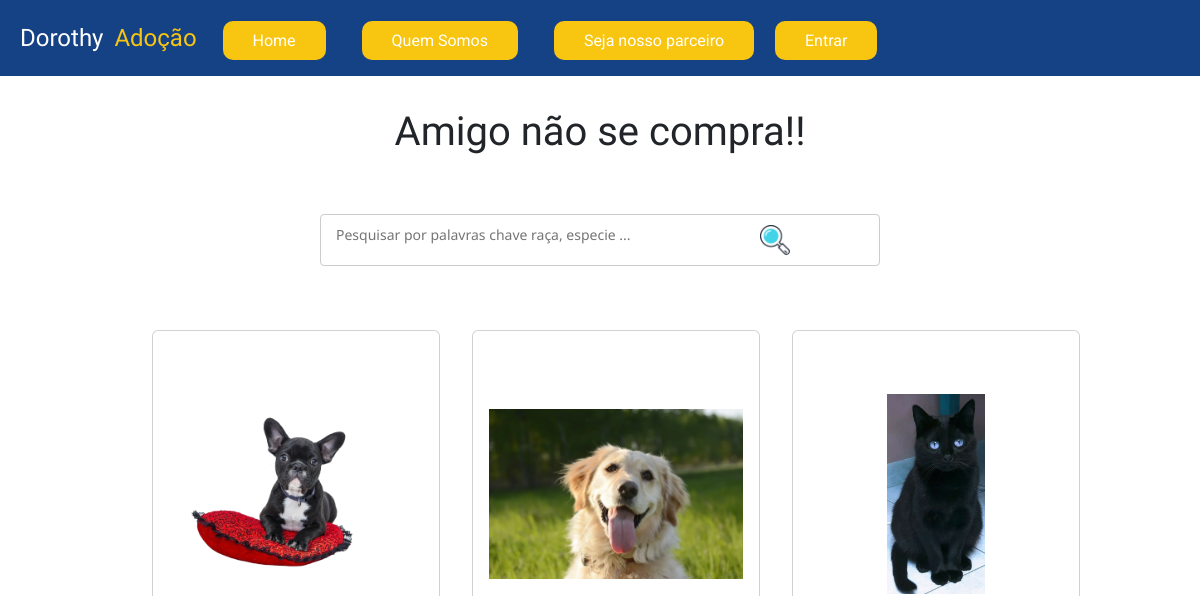
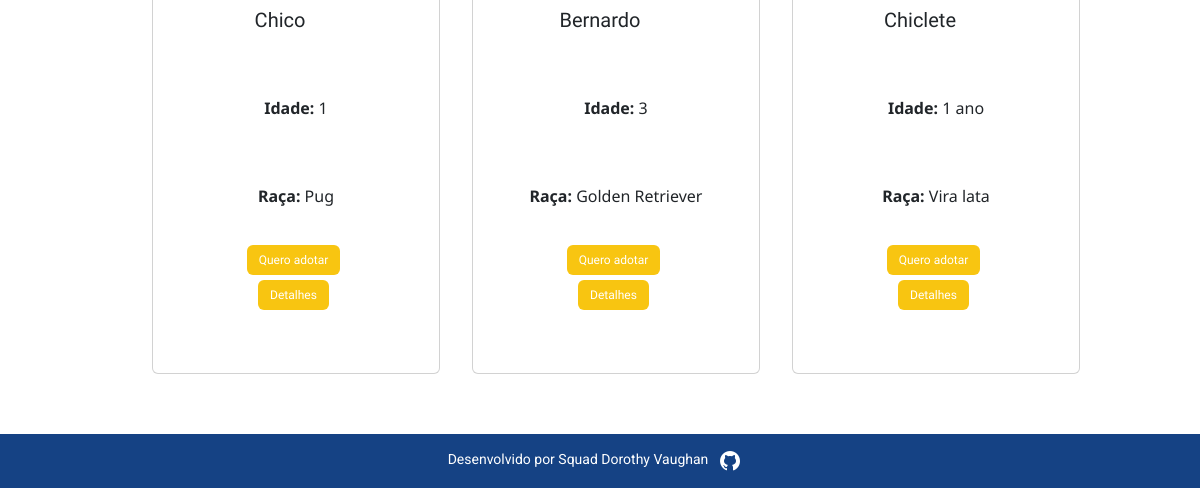
The app's page /, older data (2 pictures, top to bottom).
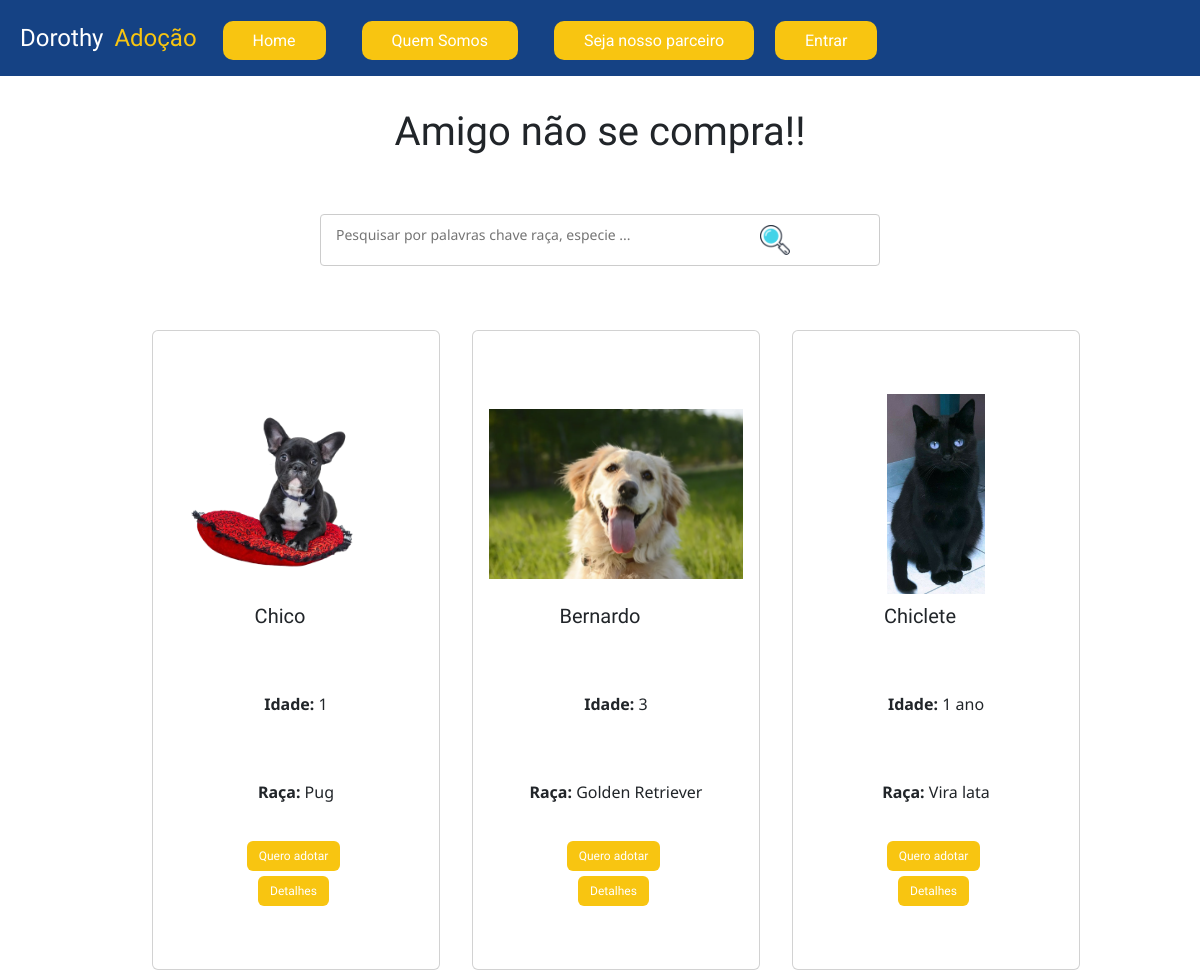
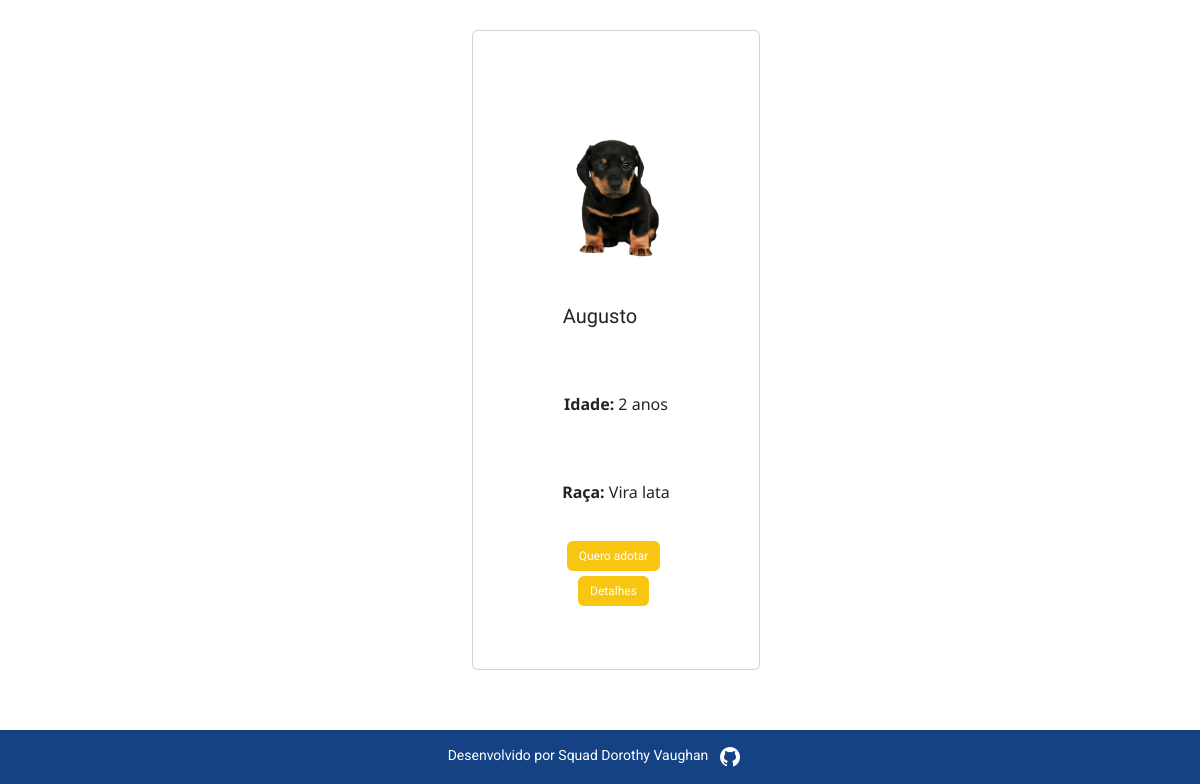
The same page, newer data (2 pictures, top to bottom).
### cadastro_animal/models.py (models this page shows, shortened)
class Animal(models.Model):
    id = models.CharField(max_length=10, primary_key=True ,editable=False)
    nome = models.CharField(max_length=50)
    idade = models.CharField(max_length=20)
    foto = models.ImageField()
    especie_choices = [
        ('cachorro', 'Cachorro'),
        ('gato', 'Gato'),
    ]
    especie = models.CharField(max_length=10, null=True ,choices=especie_choices)
    raca = models.CharField(max_length=20, null=True )
    porte = models.CharField(max_length=10, null=True )
    sexo_choices = [
        ('macho', 'Macho'),
        ('femea', 'Femea'),
    ]
    sexo = models.CharField(max_length=10, choices=sexo_choices, null=True )
    castrado = models.BooleanField(default=False)
    vacinado = models.BooleanField(default=False)
    doencas_existentes = models.TextField(blank=True) #Pode ser deixado em branco
    adotado = models.BooleanField(default=False)
    data = models.DateTimeField(default=datetime.now)
    class Meta: # Alterando o nome das bases dentro do admin
        verbose_name = 'Cadastro de animais' # Nome do formulario'

### cadastro_animal/views.py (the view)
# urls.py: 2. Add a URL to urlpatterns:  path('', views.home, name='home')
def home(request):
    list_animals = Animal.objects.filter(adotado=False)
    return render(request, 'home.html',{'list_animals':list_animals})

### cadastro_animal/templates/home.html (shortened to what this page needs)
{% extends 'base.html' %}
{% load static %}
{% block content %}
<h5 class="title">Amigo não se compra!!</h5>
<br><br>
<div class="search-container">
    <form action="{% url 'pesquisa_animal' %}" method="GET">
        <input
            type="search"
            id="search-input"
            name="q"
            placeholder="{% if query %}{{ query }}{% else %}Pesquisar por palavras chave raça, especie ...{% endif %}"
        />
        <button type="submit" id="search-button"></button>
    </form>
</div>
<section class="container-cards">
    {% for animal in list_animals %}
        <div class="card" style="width: 18rem; height: 40rem">
            <div class="card-body">
                <img
                    src="{{ animal.foto.url}}"
                    alt="{{ animal.nome }}"
                    class="card-img-top"
                    width="200px"
                    height="200px"
                />
                <h5 class="card-title">{{ animal.nome }}</h5>
                <p class="card-text text-center align-left"><strong>Idade:</strong> {{ animal.idade}}</p>
                <p class="card-text text-center align-left"><strong>Raça:</strong> {{ animal.raca}}</p>
          <a href="/adocao" class="btn" data-username="{{ animal.nome }}">Quero adotar</a>
          <a href="/detalhes/{{ animal.id }}" class="btn">Detalhes</a>
            </div>
        </div>
    {% endfor %}
</section>
{% endblock %}

Row changes from the older to the newer data that the page shows:
added Animal: foto (picture), nome "Augusto", idade "2 anos", raca "Vira lata"
